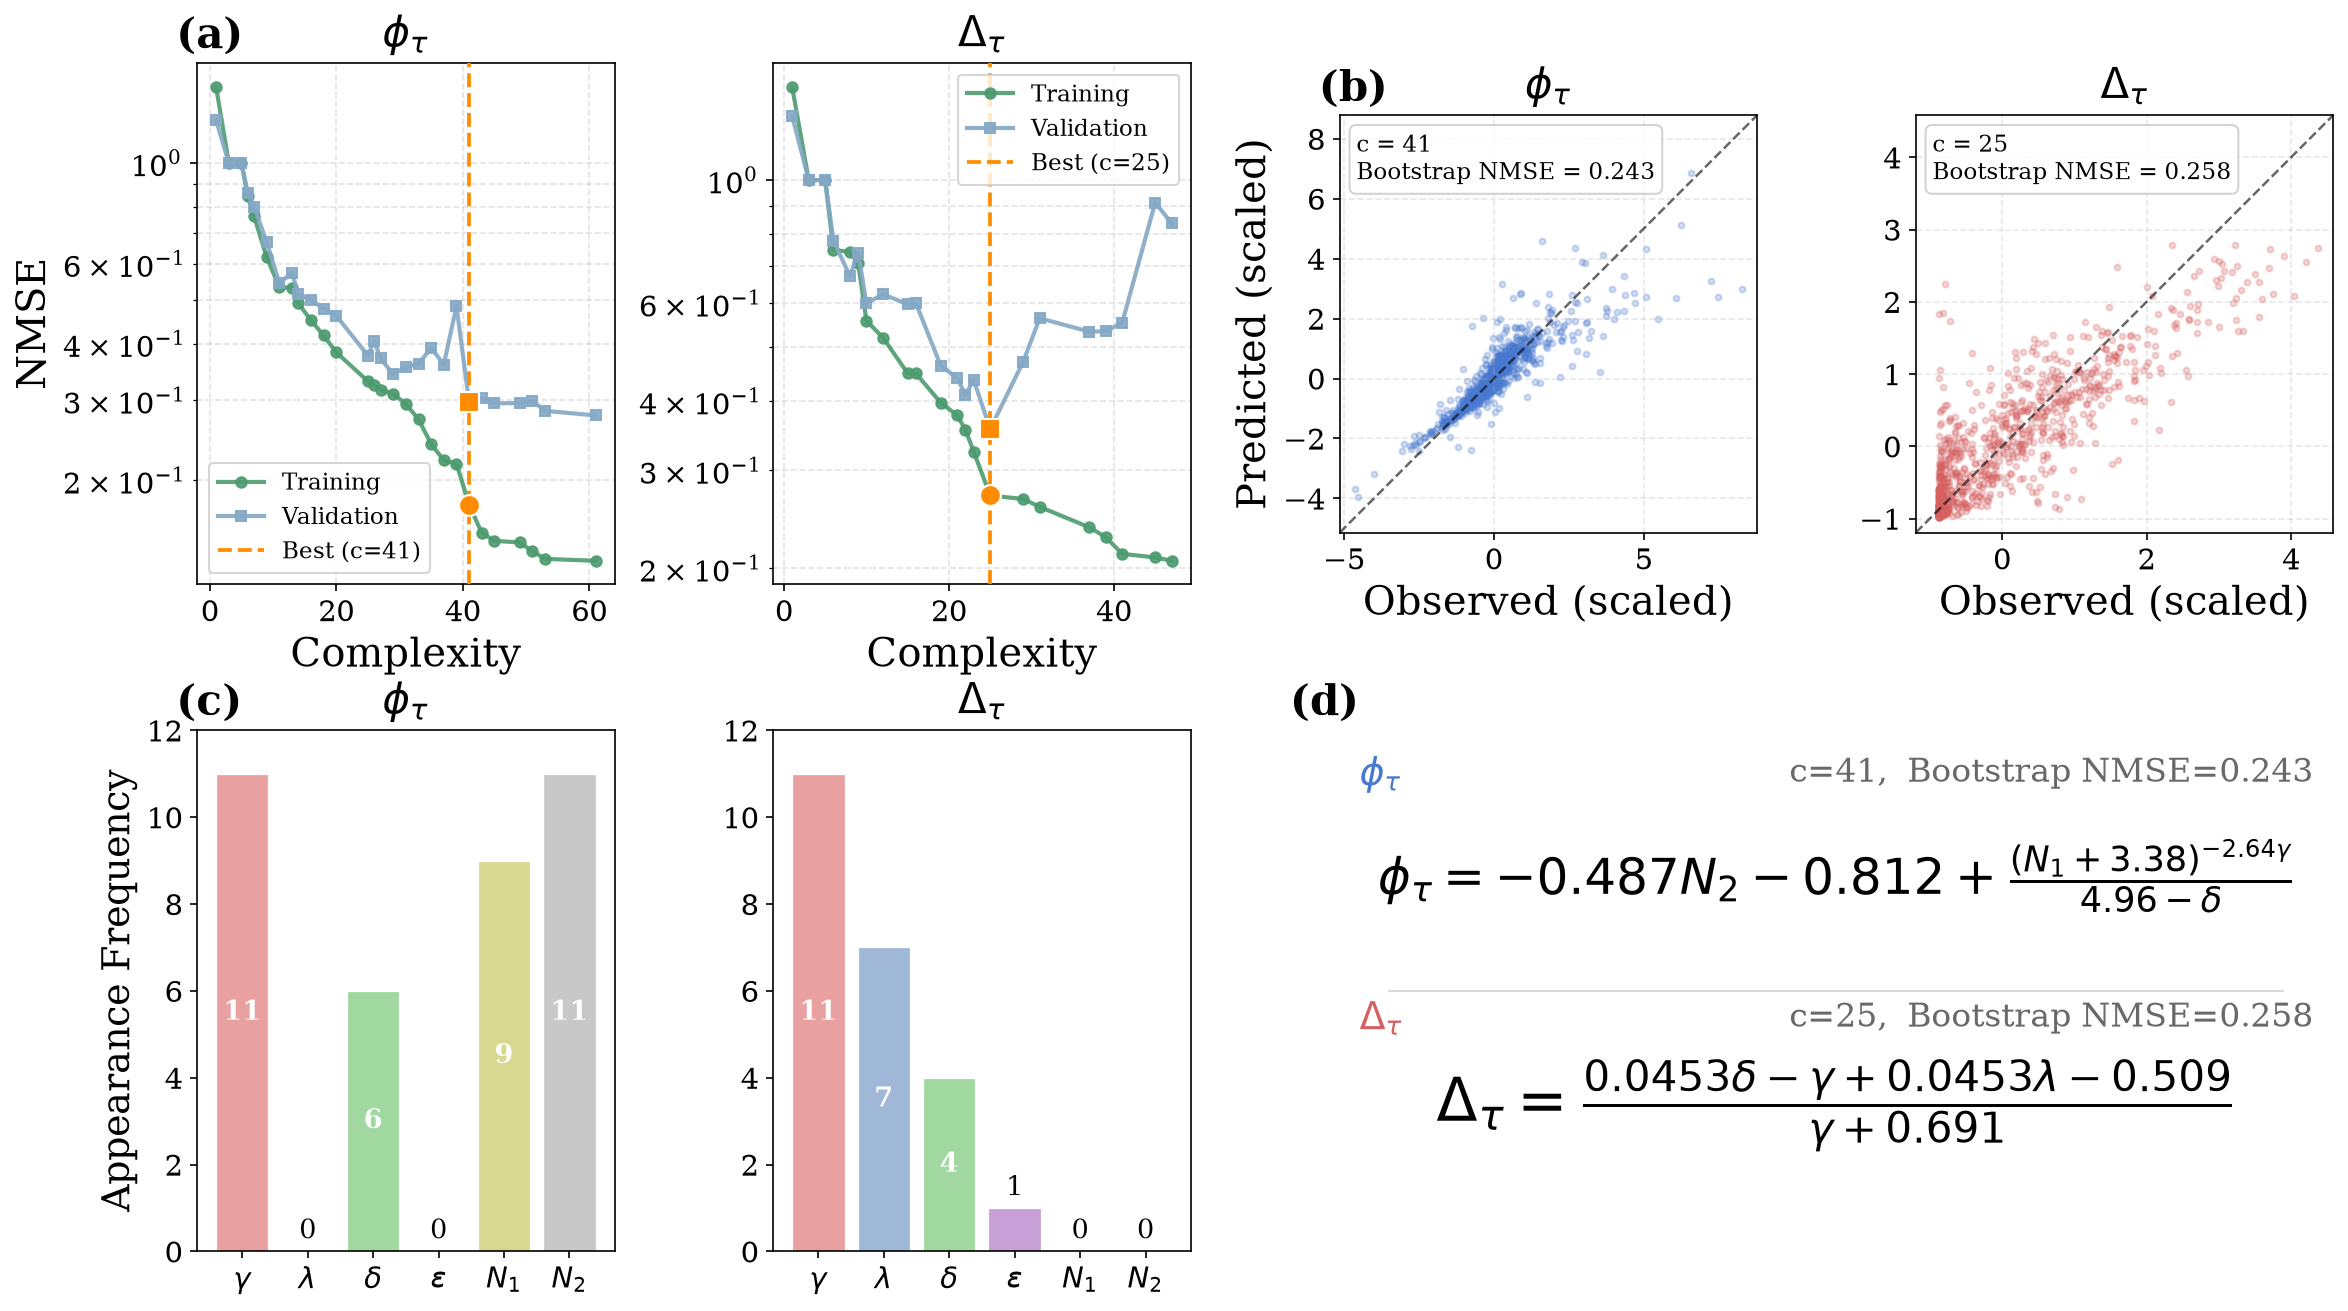

Recreate this plot in Python.
"""
final_figure_v4.py
==================
4-panel (2x2) figure for the PySR NTM bias results.

  (a) top-left  : Complexity vs bootstrap NMSE for ALL best equations,
                   both phi_tau (flux) and Delta_tau (W1) on one plot.
                   The 1.5x-rule winner for each output is highlighted.

  (b) top-right : The two selected best-of-best equations rendered as
                   LaTeX math text, stacked vertically.

  (c) bottom-left: Variable occurrence bar charts — how many of the 11
                    bias-run equations contain each NTM parameter, shown
                    side by side for phi_tau and Delta_tau.

  (d) bottom-right: Residual scatter plots (y_true - y_pred vs y_true)
                     for the two selected equations on the validation set,
                     shown side by side.

Usage
-----
    python final_figure_v4.py

Output
------
    final_figure_v4.png  saved to the UCM_AD_ML directory.
"""

import os
import re
import sys
import numpy as np
import pandas as pd
import matplotlib.pyplot as plt
import matplotlib.gridspec as gridspec
import sympy as sp
from collections import Counter

sys.path.insert(0, os.path.dirname(os.path.abspath(__file__)))
from pysr_data_processor_v2 import (
    load_scaling_params,
    apply_scaling,
    extract_terms_and_ops,
    rank_best_equations_by_bootstrap,
    select_best_of_best,
)

# ===========================================================================
# PATHS
# ===========================================================================
_BASE       = r'C:\Users\USER\Documents\Code\UCM_AD_ML\datasets\sim_csv_v11'
TRAIN_DIR   = os.path.join(_BASE, 'train')
E3_DATA_DIR = os.path.join(_BASE, 'e3_data')
VAL_CSV     = os.path.join(E3_DATA_DIR, 'bias_val_e3.csv')

FLUX_TRAIN_DIR = os.path.join(TRAIN_DIR, 'flux_only_bias_train_e3')
W1_TRAIN_DIR   = os.path.join(TRAIN_DIR, 'w1_only_bias_train_e3')

OUTPUT_PATH = os.path.join(os.path.dirname(os.path.abspath(__file__)),
                           'final_figure_v4.png')

FEATURE_COLS        = ['gamma1', 'lambda1', 'delta', 'epsilon', 'NRow', 'NCol']
BEST_OF_BEST_FACTOR = 1.5

# Set to an integer to override the W1 (Delta_tau) winner by true PySR complexity
# (from model_equations.csv, with complexity_of_constants=5).
# Set to None to use the automatic best-of-best selection.
W1_COMPLEXITY_OVERRIDE = 25

# Panel (a) display mode — choose one:
#   'combined'      : single plot, both outputs overlaid (blue/red series)
#   'split_best'    : two sub-panels, one per output, best.txt points only
#   'full_pareto'   : two sub-panels, mean Train/Val NMSE across all 11 runs
#   'winner_pareto' : two sub-panels, Train/Val NMSE from the single winning
#                     run's model_equations.csv (the actual Pareto frontier
#                     that produced the chosen best-of-best expression)
PANEL_A_MODE = 'winner_pareto'

# When True, the validation curve in 'full_pareto' mode is recomputed by
# evaluating every equation on bias_val_e3.csv (consistent with panel b).
# When False, NMSE_Validation from metrics_summary.csv is used (PySR's
# internal split — faster but a different dataset than panel b).
USE_HOLDOUT_VAL = False

# ===========================================================================
# AESTHETICS
# ===========================================================================
VAR_LABELS = {
    'x0': r'$\gamma$', 'x1': r'$\lambda$',
    'x2': r'$\delta$',  'x3': r'$\varepsilon$',
    'x4': r'$N_1$',     'x5': r'$N_2$',
}
VAR_COLORS = {
    'x0': '#E8A0A0', 'x1': '#A0B8D8', 'x2': '#A0D8A0',
    'x3': '#C8A0D8', 'x4': '#D8D890', 'x5': '#C8C8C8',
}
ORDERED_VARS = ['x0', 'x1', 'x2', 'x3', 'x4', 'x5']

FLUX_COLOR  = '#4878CF'   # blue  for phi_tau
W1_COLOR    = '#D65F5F'   # red   for Delta_tau
WIN_EDGE    = '#FFD700'   # gold  outline for the selected winner points

plt.rcParams.update({
    'font.family':     'serif',
    'font.size':       16,
    'axes.titlesize':  20,
    'axes.labelsize':  19,   # +25%
    'xtick.labelsize': 14,
    'ytick.labelsize': 14,
    'legend.fontsize': 13,
})


# ===========================================================================
# DATA HELPERS  (shared with final_figure_v3.py logic)
# ===========================================================================
def collect_best_equations(dataset_dir):
    """Walk dataset_dir and parse each best.txt → list of candidate dicts."""
    results = []
    pattern = re.compile(r"Selected Best Function:\s*(\d+),\s*(.*)")
    for root, _, files in os.walk(dataset_dir):
        if 'best.txt' in files:
            with open(os.path.join(root, 'best.txt'), 'r') as fh:
                first_line = fh.readline()
            m = pattern.match(first_line.strip())
            if m:
                results.append({
                    'run':        os.path.basename(root),
                    'run_dir':    root,
                    'complexity': int(m.group(1)),
                    'equation':   m.group(2).strip(),
                })
    print(f"  Collected {len(results)} candidates from {dataset_dir}")
    return results


def compute_predictions(winner, val_df, target_col):
    """Full-set (y_true_scaled, y_pred_scaled) for the winning equation."""

    model_eq_path = os.path.join(winner['run_dir'], 'model_equations.csv')
    scaling       = load_scaling_params(model_eq_path)
    X_sc, y_sc, _ = apply_scaling(val_df, target_col, scaling,
                                   feature_cols=FEATURE_COLS)
    syms  = sp.symbols("x0 x1 x2 x3 x4 x5")
    expr  = sp.sympify(winner['equation'])
    func  = sp.lambdify(syms, expr, 'numpy')
    y_hat = np.asarray(
        func(*[X_sc[:, i] for i in range(X_sc.shape[1])]),
        dtype=float,
    ).flatten()
    return y_sc, y_hat


def compute_variable_freq(candidates):
    """Binary-presence count: how many equations contain each variable."""
    counter = Counter()
    for cand in candidates:
        _, terms, _ = extract_terms_and_ops(cand['equation'])
        for v in set(terms):
            counter[v] += 1
    return {v: counter.get(v, 0) for v in ORDERED_VARS}


def load_pareto_from_metrics(dataset_dir, val_df=None, target_col=None):
    """
    Read model_equations.csv + metrics_summary.csv from every run in
    dataset_dir, pool all rows, group by complexity, and return the
    mean NMSE_Train and NMSE_Validation at each complexity level.

    Parameters
    ----------
    dataset_dir : str
    val_df      : pd.DataFrame or None
        When provided, validation NMSE is recomputed by evaluating every
        equation on this held-out set (using each run's own scaling params),
        making the curve consistent with the bootstrap NMSE shown in panel (b).
        When None, NMSE_Validation from metrics_summary.csv is used instead
        (PySR's internal validation split — faster but a different dataset).
    target_col  : str or None  ('FValue' or 'W1') — required when val_df is set.

    Returns
    -------
    complexities  : np.ndarray  (sorted)
    train_nmse    : np.ndarray  mean NMSE_Train at each complexity
    val_nmse      : np.ndarray  mean validation NMSE at each complexity
    """

    syms    = sp.symbols("x0 x1 x2 x3 x4 x5")
    records = []

    for root, _, files in os.walk(dataset_dir):
        if 'model_equations.csv' not in files or 'metrics_summary.csv' not in files:
            continue
        try:
            eq_df  = pd.read_csv(os.path.join(root, 'model_equations.csv'))
            met_df = pd.read_csv(os.path.join(root, 'metrics_summary.csv'))
            if len(eq_df) != len(met_df):
                continue

            train_nmse = pd.to_numeric(met_df['NMSE_Train'], errors='coerce')

            if val_df is not None:
                # Recompute validation NMSE on the held-out bias_val set
                try:
                    model_eq_path = os.path.join(root, 'model_equations.csv')
                    scaling = load_scaling_params(model_eq_path)
                    X_sc, y_sc, _ = apply_scaling(val_df, target_col, scaling,
                                                   feature_cols=FEATURE_COLS)
                except Exception:
                    continue

                val_nmse_list = []
                for _, row in eq_df.iterrows():
                    try:
                        expr  = sp.sympify(row['sympy_format'])
                        func  = sp.lambdify(syms, expr, 'numpy')
                        y_hat = np.asarray(
                            func(*[X_sc[:, i] for i in range(X_sc.shape[1])]),
                            dtype=float,
                        ).flatten()
                        if not np.all(np.isfinite(y_hat)):
                            val_nmse_list.append(np.nan)
                            continue
                        var_y = np.var(y_sc)
                        nmse  = float(np.mean((y_sc - y_hat) ** 2)) / var_y \
                                if var_y > 0 else np.inf
                        val_nmse_list.append(nmse)
                    except Exception:
                        val_nmse_list.append(np.nan)
                val_nmse_col = pd.Series(val_nmse_list, dtype=float)
            else:
                val_nmse_col = pd.to_numeric(met_df['NMSE_Validation'], errors='coerce')

            combined = pd.DataFrame({
                'complexity':  pd.to_numeric(eq_df['complexity'], errors='coerce'),
                'NMSE_Train':  train_nmse,
                'NMSE_Val':    val_nmse_col,
            }).dropna()
            records.append(combined)
        except Exception:
            continue

    if not records:
        print(f"  [warning] No metrics data found in {dataset_dir}")
        return np.array([]), np.array([]), np.array([])

    all_df  = pd.concat(records, ignore_index=True)
    grouped = all_df.groupby('complexity').mean().reset_index().sort_values('complexity')

    src = 'holdout val' if val_df is not None else 'metrics_summary'
    print(f"  Loaded {len(records)} runs from {os.path.basename(dataset_dir)} [{src}]")
    return (grouped['complexity'].to_numpy(),
            grouped['NMSE_Train'].to_numpy(),
            grouped['NMSE_Val'].to_numpy())


def load_winner_pareto(winner):
    """
    Read the full Pareto frontier from a single winning run's
    model_equations.csv + metrics_summary.csv.

    Also finds the complexity of the winning equation as it appears in
    model_equations.csv (by matching the sympy_format string), so the
    vertical marker is guaranteed to land on an actual dot.

    Returns a dict with keys:
        xs, train_nmse, val_nmse  – arrays sorted by complexity
        win_complexity            – complexity of winner as stored in model_equations.csv
    """

    run_dir  = winner['run_dir']
    eq_path  = os.path.join(run_dir, 'model_equations.csv')
    met_path = os.path.join(run_dir, 'metrics_summary.csv')

    eq_df  = pd.read_csv(eq_path)
    met_df = pd.read_csv(met_path)

    combined = pd.DataFrame({
        'complexity': pd.to_numeric(eq_df['complexity'],        errors='coerce'),
        'NMSE_Train': pd.to_numeric(met_df['NMSE_Train'],       errors='coerce'),
        'NMSE_Val':   pd.to_numeric(met_df['NMSE_Validation'],  errors='coerce'),
    }).dropna().sort_values('complexity')

    xs = combined['complexity'].to_numpy()

    # winner['complexity'] is the row index written by _select_best_equation
    # (score.idxmax() returns a positional 0-based index, not the complexity
    # value).  Look up the actual complexity at that row position.
    best_row_idx = winner['complexity']
    if best_row_idx < len(eq_df):
        raw = pd.to_numeric(eq_df.iloc[best_row_idx]['complexity'], errors='coerce')
        win_complexity = int(raw) if not np.isnan(float(raw)) else int(xs[-1])
    else:
        win_complexity = int(xs[-1])

    return {
        'xs':            xs,
        'train_nmse':    combined['NMSE_Train'].to_numpy(),
        'val_nmse':      combined['NMSE_Val'].to_numpy(),
        'win_complexity': win_complexity,
    }


def _draw_winner_pareto(ax_L, ax_R, flux_data, w1_data, flux_winner, w1_winner):
    """
    Panel (a) — winner_pareto variant.
    Two sub-panels showing the full Pareto frontier from the single run that
    produced the chosen best-of-best expression (not aggregated across runs).
    Each panel has exactly two curves: Training NMSE and Validation NMSE.
    The selected expression is marked with an orange dashed vertical line.
    """
    TRAIN_COLOR = '#4C9B6F'
    VAL_COLOR   = '#84A8C5'
    BEST_COLOR  = 'darkorange'

    groups = [
        (ax_L, flux_data, flux_winner, r'$\phi_\tau$'),
        (ax_R, w1_data,   w1_winner,   r'$\Delta_\tau$'),
    ]

    for ax, data, winner, title in groups:
        if not data or len(data['xs']) == 0:
            ax.set_title(title)
            ax.text(0.5, 0.5, 'No data', transform=ax.transAxes, ha='center')
            continue

        xs = data['xs']
        train_ys = data['train_nmse']
        val_ys   = data['val_nmse']
        ax.plot(xs, train_ys, marker='o', markersize=5, linewidth=2,
                color=TRAIN_COLOR, label='Training',   alpha=0.9)
        ax.plot(xs, val_ys,   marker='s', markersize=5, linewidth=2,
                color=VAL_COLOR,   label='Validation', alpha=0.9)

        win_x = data.get('win_complexity', winner['complexity'])
        ax.axvline(win_x, color=BEST_COLOR, linestyle='--',
                   linewidth=1.8, label=f'Best (c={win_x})', zorder=4)

        # Larger highlighted dots at the winning complexity so the line
        # is visually anchored to an actual point on each curve.
        mask = xs == win_x
        if mask.any():
            ax.plot(xs[mask], train_ys[mask], marker='o', markersize=10,
                    color=BEST_COLOR, markeredgecolor='white', markeredgewidth=1,
                    zorder=5, linestyle='none')
            ax.plot(xs[mask], val_ys[mask],   marker='s', markersize=10,
                    color=BEST_COLOR, markeredgecolor='white', markeredgewidth=1,
                    zorder=5, linestyle='none')

        ax.set_yscale('log')
        ax.set_xlabel('Complexity')
        ax.set_ylabel('NMSE')
        ax.set_title(title, fontsize=20, pad=8)
        ax.grid(True, which='both', linestyle='--', alpha=0.35)
        ax.legend(fontsize=11)


def equation_to_latex(eq_str):
    """Sympy-format equation string -> matplotlib mathtext LaTeX string."""
    x0, x1, x2, x3, x4, x5 = sp.symbols("x0 x1 x2 x3 x4 x5")
    gamma_s   = sp.Symbol('gamma')
    lambda_s  = sp.Symbol('lamda')
    delta_s   = sp.Symbol('delta')
    epsilon_s = sp.Symbol('epsilon')
    N1_s      = sp.Symbol('N_1')
    N2_s      = sp.Symbol('N_2')
    try:
        expr = sp.sympify(eq_str)
        expr = expr.subs(
            [(x0, gamma_s), (x1, lambda_s), (x2, delta_s),
             (x3, epsilon_s), (x4, N1_s), (x5, N2_s)],
            simultaneous=True,
        )
        latex_str = sp.latex(expr)
        latex_str = latex_str.replace('lamda', r'\lambda')
        def _round_coeff(m):
            return f'{float(m.group(0)):.3g}'
        return re.sub(r'\d+\.\d+', _round_coeff, latex_str)
    except Exception as exc:
        print(f"  [latex fallback] {exc}")
        s = eq_str
        for token, repl in [
            ('x5','N_2'),('x4','N_1'),('x3',r'\varepsilon'),
            ('x2',r'\delta'),('x1',r'\lambda'),('x0',r'\gamma'),
        ]:
            s = s.replace(token, repl)
        return s


# ===========================================================================
# PANEL DRAWING FUNCTIONS
# ===========================================================================
def _draw_complexity_vs_nmse(ax, ranked, flux_winner, w1_winner):
    """
    Panel (a): complexity vs bootstrap NMSE for all bias runs.
    phi_tau runs = blue circles, Delta_tau runs = red squares.
    The 1.5x-rule winner for each output is highlighted with a gold border.
    """
    flux_runs = [r for r in ranked if r['target'] == 'FValue']
    w1_runs   = [r for r in ranked if r['target'] == 'W1']

    def _plot_series(runs, winner, color, marker):
        runs_sorted = sorted(runs, key=lambda r: r.get('true_complexity', r['complexity']))
        xs = [r.get('true_complexity', r['complexity']) for r in runs_sorted]
        ys = [r['mean_nmse']  for r in runs_sorted]
        ax.plot(xs, ys, color=color, linewidth=1.2, alpha=0.5, zorder=2)
        for r in runs_sorted:
            is_win = r is winner
            ax.errorbar(
                r.get('true_complexity', r['complexity']), r['mean_nmse'], yerr=r['std_nmse'],
                fmt=marker,
                color=color,
                markersize=10 if is_win else 6,
                markerfacecolor=color,
                markeredgecolor=WIN_EDGE if is_win else color,
                markeredgewidth=2.5 if is_win else 0.5,
                ecolor=color, elinewidth=1, capsize=3, alpha=0.85,
                zorder=3,
            )

    _plot_series(flux_runs, flux_winner, FLUX_COLOR, 'o')
    _plot_series(w1_runs,   w1_winner,   W1_COLOR,   's')

    # Mark the winners explicitly in the legend
    from matplotlib.lines import Line2D
    legend_elems = [
        Line2D([0],[0], marker='o', color='w', markerfacecolor=FLUX_COLOR,
               markeredgecolor=FLUX_COLOR, markersize=8, label=r'$\phi_\tau$ runs'),
        Line2D([0],[0], marker='s', color='w', markerfacecolor=W1_COLOR,
               markeredgecolor=W1_COLOR,   markersize=8, label=r'$\Delta_\tau$ runs'),
        Line2D([0],[0], marker='o', color='w', markerfacecolor='grey',
               markeredgecolor=WIN_EDGE, markeredgewidth=2.5,
               markersize=10, label='Best (of the best)'),
    ]
    ax.legend(handles=legend_elems, fontsize=13, loc='upper right')

    ax.set_xlabel('Complexity')
    ax.set_ylabel('Bootstrap NMSE')
    ax.set_title('Complexity vs NMSE of "Best" Eqns.', pad=8)
    ax.grid(True, linestyle='--', alpha=0.35)
    ax.set_ylim(bottom=0)


def _draw_complexity_vs_nmse_split(ax_L, ax_R, ranked, flux_winner, w1_winner):
    """
    Panel (a) — split variant: two side-by-side sub-panels, one per output,
    mirroring the layout of panel (c).  Each panel shows complexity vs
    bootstrap NMSE with a connecting line and the 1.5x-rule winner highlighted.
    """
    groups = [
        (ax_L, [r for r in ranked if r['target'] == 'FValue'],
         flux_winner, FLUX_COLOR, 'o', r'$\phi_\tau$'),
        (ax_R, [r for r in ranked if r['target'] == 'W1'],
         w1_winner,   W1_COLOR,   's', r'$\Delta_\tau$'),
    ]

    for ax, runs, winner, color, marker, title in groups:
        runs_sorted = sorted(runs, key=lambda r: r.get('true_complexity', r['complexity']))
        xs = [r.get('true_complexity', r['complexity']) for r in runs_sorted]
        ys = [r['mean_nmse']  for r in runs_sorted]

        ax.plot(xs, ys, color=color, linewidth=1.2, alpha=0.5, zorder=2)

        for r in runs_sorted:
            is_win = r is winner
            ax.errorbar(
                r.get('true_complexity', r['complexity']), r['mean_nmse'], yerr=r['std_nmse'],
                fmt=marker, color=color,
                markersize=10 if is_win else 6,
                markerfacecolor=color,
                markeredgecolor=WIN_EDGE if is_win else color,
                markeredgewidth=2.5 if is_win else 0.5,
                ecolor=color, elinewidth=1, capsize=3, alpha=0.85,
                zorder=3,
            )

        ax.set_xlabel('Complexity')
        ax.set_ylabel('Bootstrap NMSE')
        ax.set_title(title, fontsize=20, pad=8)
        ax.grid(True, linestyle='--', alpha=0.35)
        ax.set_ylim(bottom=0)

        win_tc = winner.get('true_complexity', winner['complexity'])
        ax.annotate(
            f"selected\nc={win_tc}",
            xy=(win_tc, winner['mean_nmse']),
            xytext=(8, 12), textcoords='offset points',
            fontsize=11, color='dimgrey',
            arrowprops=dict(arrowstyle='->', color='dimgrey', lw=0.8),
        )


def _draw_full_pareto(ax_L, ax_R,
                      flux_xs, flux_train, flux_val,
                      w1_xs,   w1_train,   w1_val,
                      flux_winner, w1_winner):
    """
    Panel (a) — full-pareto variant.
    Two sub-panels (one per output), each with exactly two curves:
      • Training NMSE  (mean across all runs at each complexity)
      • Validation NMSE (mean across all runs at each complexity)
    Plus an orange crosshair marking the selected winner.
    """
    TRAIN_COLOR = '#4C9B6F'
    VAL_COLOR   = '#84A8C5'
    BEST_COLOR  = 'darkorange'

    groups = [
        (ax_L, flux_xs, flux_train, flux_val, flux_winner, r'$\phi_\tau$'),
        (ax_R, w1_xs,   w1_train,   w1_val,   w1_winner,   r'$\Delta_\tau$'),
    ]

    for ax, xs, train_ys, val_ys, winner, title in groups:
        if len(xs) == 0:
            ax.set_title(title)
            ax.text(0.5, 0.5, 'No data', transform=ax.transAxes, ha='center')
            continue

        ax.plot(xs, train_ys, marker='o', markersize=5, linewidth=2,
                color=TRAIN_COLOR, label='Training', alpha=0.9)
        ax.plot(xs, val_ys,   marker='s', markersize=5, linewidth=2,
                color=VAL_COLOR,   label='Validation', alpha=0.9)

        win_x     = winner['complexity']
        win_x_lbl = winner.get('true_complexity', win_x)
        ax.axvline(win_x, color=BEST_COLOR, linestyle='--',
                   linewidth=1.8, label=f'Best (c={win_x_lbl})', zorder=4)

        ax.set_yscale('log')
        ax.set_xlabel('Complexity')
        ax.set_ylabel('NMSE')
        ax.set_title(title, fontsize=20, pad=8)
        ax.grid(True, which='both', linestyle='--', alpha=0.35)
        ax.legend(fontsize=11)


def _draw_equations(ax, flux_winner, w1_winner, flux_latex, w1_latex):
    """
    Panel (b): two selected equations as LaTeX, stacked vertically.
    """
    ax.axis('off')
    ax.text(0.50, 0.72,
            r'$\phi_\tau = ' + flux_latex + r'$',
            transform=ax.transAxes,
            ha='center', va='center', fontsize=24,
            wrap=False)
    ax.text(0.50, 0.28,
            r'$\Delta_\tau = ' + w1_latex + r'$',
            transform=ax.transAxes,
            ha='center', va='center', fontsize=29)

    # Thin divider between the two equations
    ax.axhline(0.50, color='lightgrey', linewidth=0.8, xmin=0.05, xmax=0.95)

    # Sub-labels
    ax.text(0.02, 0.95, r'$\phi_\tau$',
            transform=ax.transAxes, ha='left', va='top',
            fontsize=18, color=FLUX_COLOR, fontstyle='italic')
    ax.text(0.02, 0.48, r'$\Delta_\tau$',
            transform=ax.transAxes, ha='left', va='top',
            fontsize=18, color=W1_COLOR, fontstyle='italic')

    # Complexity / NMSE annotation for each
    ax.text(0.98, 0.95,
            f"c={flux_winner.get('true_complexity', flux_winner['complexity'])},  "
            f"Bootstrap NMSE={flux_winner['mean_nmse']:.3f}",
            transform=ax.transAxes, ha='right', va='top',
            fontsize=16, color='dimgrey')
    ax.text(0.98, 0.48,
            f"c={w1_winner.get('true_complexity', w1_winner['complexity'])},  "
            f"Bootstrap NMSE={w1_winner['mean_nmse']:.3f}",
            transform=ax.transAxes, ha='right', va='top',
            fontsize=16, color='dimgrey')


def _draw_freq_bars(ax, freq_dict, col_title, n_candidates):
    """
    Single variable-frequency bar chart (called twice for c-left and c-right).
    """
    heights = [freq_dict[v] for v in ORDERED_VARS]
    colors  = [VAR_COLORS[v] for v in ORDERED_VARS]
    labels  = [VAR_LABELS[v] for v in ORDERED_VARS]

    bars = ax.bar(labels, heights, color=colors, edgecolor='white', linewidth=0.6)
    ax.set_ylim(0, n_candidates + 1)
    ax.yaxis.set_major_locator(plt.MaxNLocator(integer=True))
    ax.set_ylabel('Appearance Frequency', fontsize=18)
    ax.set_title(col_title, fontsize=20, pad=8)

    for bar, h in zip(bars, heights):
        xc = bar.get_x() + bar.get_width() / 2
        if h < 0.15 * n_candidates:
            ax.text(xc, h + 0.15, f'{h}', ha='center', va='bottom', fontsize=13)
        else:
            ax.text(xc, h / 2, f'{h}', ha='center', va='center',
                    color='white', fontsize=13, fontweight='bold')


def _draw_residuals(ax, y_true, y_pred, col_title, winner, dot_color):
    """
    Residual scatter (y_true - y_pred vs y_true) with NMSE annotation.
    """
    residuals = y_true - y_pred
    ax.scatter(y_true, residuals, alpha=0.3, s=6, color=dot_color, linewidths=0)
    ax.axhline(0, color='firebrick', linewidth=1.4, linestyle='--', zorder=3)
    ax.set_xlabel('True value', fontsize=18)
    ax.set_ylabel('Residual',   fontsize=18)
    ax.set_title(col_title, fontsize=20, pad=8)
    nmse_txt = (f"NMSE = {winner['mean_nmse']:.3f}\n"
                f"Complexity = {winner.get('true_complexity', winner['complexity'])}")
    ax.text(0.97, 0.96, nmse_txt, transform=ax.transAxes,
            ha='right', va='top', fontsize=11,
            bbox=dict(boxstyle='round,pad=0.4', facecolor='white',
                      edgecolor='grey', alpha=0.85))


# ===========================================================================
# PANEL (d) VARIANTS
# Each function has the signature:  fn(ax_L, ax_R, ctx)
# ctx keys: ranked, flux_winner, w1_winner, val_df,
#           flux_y_true, flux_y_pred, w1_y_true, w1_y_pred
# ===========================================================================

def _panel_d_residuals(ax_L, ax_R, ctx):
    """Original: residual scatter (y_true - y_pred vs y_true)."""
    _draw_residuals(ax_L, ctx['flux_y_true'], ctx['flux_y_pred'],
                    r'$\phi_\tau$',   ctx['flux_winner'], FLUX_COLOR)
    _draw_residuals(ax_R, ctx['w1_y_true'],   ctx['w1_y_pred'],
                    r'$\Delta_\tau$', ctx['w1_winner'],   W1_COLOR)


def _panel_d_dots(ax_L, ax_R, ctx):
    """
    Cleveland-style dot plot: one dot per run's best equation.
    X = bootstrap NMSE, Y = run index (sorted by NMSE).
    A vertical dashed line shows the 1.5× threshold; winner is gold-outlined.
    One sub-panel per output variable.
    """
    groups = [
        (ax_L, 'FValue', ctx['flux_winner'], FLUX_COLOR, r'$\phi_\tau$'),
        (ax_R, 'W1',     ctx['w1_winner'],   W1_COLOR,   r'$\Delta_\tau$'),
    ]
    for ax, target, winner, color, title in groups:
        runs = sorted(
            [r for r in ctx['ranked'] if r['target'] == target],
            key=lambda r: r['mean_nmse'],
        )
        nmses = [r['mean_nmse'] for r in runs]
        labels = [f"c={r.get('true_complexity', r['complexity'])}" for r in runs]
        ys = range(len(runs))

        min_nmse  = min(nmses)
        threshold = min_nmse * BEST_OF_BEST_FACTOR

        ax.axvline(threshold, color='darkorange', linestyle='--',
                   linewidth=1.4, label=f'1.5× threshold', zorder=1)

        for i, (r, y) in enumerate(zip(runs, ys)):
            is_win = r is winner
            ax.plot(r['mean_nmse'], y,
                    marker='o', markersize=10 if is_win else 7,
                    color=color,
                    markeredgecolor=WIN_EDGE if is_win else color,
                    markeredgewidth=2.5 if is_win else 0.5,
                    zorder=3)
            ax.errorbar(r['mean_nmse'], y, xerr=r['std_nmse'],
                        fmt='none', ecolor=color, elinewidth=1,
                        capsize=3, alpha=0.6, zorder=2)

        ax.set_yticks(list(ys))
        ax.set_yticklabels(labels, fontsize=9)
        ax.set_xlabel('Bootstrap NMSE')
        ax.set_title(title, fontsize=20, pad=8)
        ax.grid(True, axis='x', linestyle='--', alpha=0.35)
        ax.legend(fontsize=10)


def _panel_d_bars(ax_L, ax_R, ctx):
    """
    Horizontal bar chart: one bar per run's best equation, sorted by NMSE.
    Bars are labeled with their complexity. Winner gets a gold edge.
    """
    groups = [
        (ax_L, 'FValue', ctx['flux_winner'], FLUX_COLOR, r'$\phi_\tau$'),
        (ax_R, 'W1',     ctx['w1_winner'],   W1_COLOR,   r'$\Delta_\tau$'),
    ]
    for ax, target, winner, color, title in groups:
        runs = sorted(
            [r for r in ctx['ranked'] if r['target'] == target],
            key=lambda r: r['mean_nmse'],
        )
        nmses  = [r['mean_nmse'] for r in runs]
        labels = [f"c={r.get('true_complexity', r['complexity'])}" for r in runs]
        ys     = np.arange(len(runs))

        bars = ax.barh(ys, nmses, color=color, alpha=0.7, height=0.6)
        for i, (bar, r) in enumerate(zip(bars, runs)):
            if r is winner:
                bar.set_edgecolor(WIN_EDGE)
                bar.set_linewidth(2.5)
            ax.text(bar.get_width() + 0.002, bar.get_y() + bar.get_height() / 2,
                    f"c={r.get('true_complexity', r['complexity'])}",
                    va='center', fontsize=9, color='dimgrey')

        # 1.5× threshold line
        min_nmse  = min(nmses)
        threshold = min_nmse * BEST_OF_BEST_FACTOR
        ax.axvline(threshold, color='darkorange', linestyle='--',
                   linewidth=1.4, label=f'1.5× threshold', zorder=4)

        ax.set_yticks(ys)
        ax.set_yticklabels(labels, fontsize=9)
        ax.set_xlabel('Bootstrap NMSE')
        ax.set_title(title, fontsize=20, pad=8)
        ax.grid(True, axis='x', linestyle='--', alpha=0.35)
        ax.legend(fontsize=10)


def _panel_d_table(ax_L, ax_R, ctx):
    """
    Text table: each run's best equation with complexity, NMSE, and a
    shortened equation string. Winner row is highlighted.
    """
    groups = [
        (ax_L, 'FValue', ctx['flux_winner'], FLUX_COLOR, r'$\phi_\tau$'),
        (ax_R, 'W1',     ctx['w1_winner'],   W1_COLOR,   r'$\Delta_\tau$'),
    ]
    for ax, target, winner, color, title in groups:
        ax.axis('off')
        ax.set_title(title, fontsize=20, pad=8)
        runs = sorted(
            [r for r in ctx['ranked'] if r['target'] == target],
            key=lambda r: r['complexity'],
        )
        col_labels = ['c', 'NMSE', 'Equation']
        rows = []
        for r in runs:
            eq = r['equation']
            eq_short = (eq[:28] + '…') if len(eq) > 28 else eq
            rows.append([str(r['complexity']),
                         f"{r['mean_nmse']:.3f}",
                         eq_short])

        tbl = ax.table(
            cellText=rows,
            colLabels=col_labels,
            loc='center',
            cellLoc='left',
        )
        tbl.auto_set_font_size(False)
        tbl.set_fontsize(8.5)
        tbl.scale(1, 1.35)

        # Header styling
        for j in range(len(col_labels)):
            tbl[0, j].set_facecolor('#DDDDDD')
            tbl[0, j].set_text_props(fontweight='bold')

        # Highlight winner row
        winner_idx = next(
            (i for i, r in enumerate(runs) if r is winner), None)
        if winner_idx is not None:
            for j in range(len(col_labels)):
                tbl[winner_idx + 1, j].set_facecolor('#FFF3B0')
                tbl[winner_idx + 1, j].set_text_props(fontweight='bold')


def _panel_d_pareto_scatter(ax_L, ax_R, ctx):
    """
    Complexity vs bootstrap NMSE scatter for each run's best equation.
    The 1.5× eligible region is shaded; winner is gold-outlined.
    This directly visualizes the best-of-best selection rule.
    """
    groups = [
        (ax_L, 'FValue', ctx['flux_winner'], FLUX_COLOR, r'$\phi_\tau$'),
        (ax_R, 'W1',     ctx['w1_winner'],   W1_COLOR,   r'$\Delta_\tau$'),
    ]
    for ax, target, winner, color, title in groups:
        runs = sorted(
            [r for r in ctx['ranked'] if r['target'] == target],
            key=lambda r: r.get('true_complexity', r['complexity']),
        )
        xs    = [r.get('true_complexity', r['complexity']) for r in runs]
        ys    = [r['mean_nmse']   for r in runs]
        yerrs = [r['std_nmse']    for r in runs]

        min_nmse  = min(ys)
        threshold = min_nmse * BEST_OF_BEST_FACTOR

        # Shaded eligible region
        ax.axhspan(0, threshold, color='darkorange', alpha=0.08,
                   label="'Best' Eligible", zorder=1)
        ax.axhline(threshold, color='darkorange', linestyle='--',
                   linewidth=1.4, zorder=2)
        ax.axhline(min_nmse,  color='grey',       linestyle=':',
                   linewidth=1.0, zorder=2)

        # Connecting line
        ax.plot(xs, ys, color=color, linewidth=1.0, alpha=0.4, zorder=2)

        for r in runs:
            is_win = r is winner
            ax.errorbar(
                r.get('true_complexity', r['complexity']), r['mean_nmse'], yerr=r['std_nmse'],
                fmt='o', color=color,
                markersize=10 if is_win else 6,
                markeredgecolor=WIN_EDGE if is_win else color,
                markeredgewidth=2.5 if is_win else 0.5,
                ecolor=color, elinewidth=1, capsize=3, alpha=0.85,
                zorder=3,
            )

        ax.set_xlabel('Complexity')
        ax.set_ylabel('Bootstrap NMSE')
        ax.set_title(title, fontsize=20, pad=8)
        ax.grid(True, linestyle='--', alpha=0.35)
        ax.set_ylim(bottom=0)
        ax.legend(fontsize=15)


# ===========================================================================
# CONTEXT + FIGURE BUILDER
# ===========================================================================

def compute_context():
    """Load all data and run bootstrap ranking once. Returns a ctx dict."""


    print(f"Loading validation data...")
    val_df = pd.read_csv(VAL_CSV)
    print(f"  {len(val_df)} rows loaded")

    print("\n=== Collecting candidates ===")
    flux_cands = collect_best_equations(FLUX_TRAIN_DIR)
    w1_cands   = collect_best_equations(W1_TRAIN_DIR)

    print("\n=== Bootstrap ranking ===")
    ranked = rank_best_equations_by_bootstrap(
        base_directory=TRAIN_DIR,
        val_csv=VAL_CSV,
        name_filter='_only_bias',
        n_bootstrap=200,
        seed=42,
    )

    # best.txt stores the DataFrame row index (from score.idxmax()), not the PySR
    # complexity value.  Resolve the true complexity from model_equations.csv now
    # so every downstream label is correct.
    for r in ranked:
        eq_df_r  = pd.read_csv(os.path.join(r['run_dir'], 'model_equations.csv'))
        row_idx  = r['complexity']
        if row_idx < len(eq_df_r):
            raw = pd.to_numeric(eq_df_r.iloc[row_idx]['complexity'], errors='coerce')
            r['true_complexity'] = int(raw) if not np.isnan(float(raw)) else row_idx
        else:
            r['true_complexity'] = row_idx

    winners     = select_best_of_best(ranked, factor=BEST_OF_BEST_FACTOR)
    flux_winner = winners['FValue']
    w1_winner   = winners['W1']

    if W1_COMPLEXITY_OVERRIDE is not None:
        candidates = [r for r in ranked
                      if r['target'] == 'W1' and r['true_complexity'] == W1_COMPLEXITY_OVERRIDE]
        if candidates:
            w1_winner = min(candidates, key=lambda r: r['mean_nmse'])
            print(f"\n  [W1 override] using c={w1_winner['true_complexity']} "
                  f"NMSE={w1_winner['mean_nmse']:.4f}")
        else:
            print(f"\n  [W1 override] no W1 candidate found at c={W1_COMPLEXITY_OVERRIDE}, "
                  f"keeping auto selection")

    print(f"\n  phi_tau:   c={flux_winner['true_complexity']}  "
          f"NMSE={flux_winner['mean_nmse']:.4f}  {flux_winner['equation']}")
    print(f"  Delta_tau: c={w1_winner['true_complexity']}  "
          f"NMSE={w1_winner['mean_nmse']:.4f}  {w1_winner['equation']}")

    print("\nComputing residuals...")
    flux_y_true, flux_y_pred = compute_predictions(flux_winner, val_df, 'FValue')
    w1_y_true,   w1_y_pred   = compute_predictions(w1_winner,   val_df, 'W1')

    flux_freq  = compute_variable_freq(flux_cands)
    w1_freq    = compute_variable_freq(w1_cands)
    flux_latex = equation_to_latex(flux_winner['equation'])
    w1_latex   = equation_to_latex(w1_winner['equation'])
    print(f"\n  phi_tau   LaTeX: {flux_latex}")
    print(f"  Delta_tau LaTeX: {w1_latex}")

    # Pareto data for panel (a) full_pareto mode
    print("\n=== Loading Pareto metrics ===")
    _val_df_a = val_df if USE_HOLDOUT_VAL else None
    flux_pareto = load_pareto_from_metrics(
        FLUX_TRAIN_DIR, val_df=_val_df_a, target_col='FValue')
    w1_pareto   = load_pareto_from_metrics(
        W1_TRAIN_DIR,   val_df=_val_df_a, target_col='W1')

    # Pareto data for panel (a) winner_pareto mode (loaded after winners are known)
    flux_winner_pareto = load_winner_pareto(flux_winner)
    w1_winner_pareto   = load_winner_pareto(w1_winner)
    print(f"  phi_tau winner frontier:   {len(flux_winner_pareto['xs'])} complexity levels")
    print(f"  Delta_tau winner frontier: {len(w1_winner_pareto['xs'])} complexity levels")

    return dict(
        val_df=val_df,
        ranked=ranked,
        flux_winner=flux_winner,   w1_winner=w1_winner,
        flux_cands=flux_cands,     w1_cands=w1_cands,
        flux_freq=flux_freq,       w1_freq=w1_freq,
        flux_latex=flux_latex,     w1_latex=w1_latex,
        flux_y_true=flux_y_true,   flux_y_pred=flux_y_pred,
        w1_y_true=w1_y_true,       w1_y_pred=w1_y_pred,
        flux_pareto=flux_pareto,         w1_pareto=w1_pareto,
        flux_winner_pareto=flux_winner_pareto, w1_winner_pareto=w1_winner_pareto,
    )


def _panel_b_score(ax_L, ax_R, ctx):
    """
    Panel (b) — score vs complexity bar chart for each winner's run.

    PySR selects the 'best' equation as the one with the highest score on its
    Pareto frontier, where score ≡ −Δln(L)/ΔC (improvement in log-loss per
    unit of added complexity).  Complexity is measured with
    complexity_of_constants = 5 (each numeric constant costs 5 units).

    One sub-panel per target; the winning bar is highlighted in orange.
    """
    BEST_COLOR = 'darkorange'
    BAR_COLOR  = '#7090B0'

    groups = [
        (ax_L, ctx['flux_winner'], ctx['flux_winner_pareto'], r'$\phi_\tau$'),
        (ax_R, ctx['w1_winner'],   ctx['w1_winner_pareto'],   r'$\Delta_\tau$'),
    ]

    for ax, winner, pareto_data, title in groups:
        # Load score from model_equations.csv for this run
        eq_path = os.path.join(winner['run_dir'], 'model_equations.csv')
        eq_df   = pd.read_csv(eq_path)
        complexities = pd.to_numeric(eq_df['complexity'], errors='coerce')
        scores       = pd.to_numeric(eq_df['score'],      errors='coerce')
        valid        = complexities.notna() & scores.notna()
        xs    = complexities[valid].to_numpy()
        ys    = scores[valid].to_numpy()

        # Identify the winning equation's complexity using pareto_data
        win_c = pareto_data.get('win_complexity', winner['complexity'])

        colors = [BEST_COLOR if c == win_c else BAR_COLOR for c in xs]
        ax.bar(xs, ys, width=np.diff(xs, append=xs[-1]+2).clip(1, 6),
               color=colors, edgecolor='white', linewidth=0.4, alpha=0.85)

        ax.set_xlabel('Complexity')
        ax.set_ylabel('Score')
        ax.set_title(title, fontsize=20, pad=8)
        ax.grid(axis='y', linestyle='--', alpha=0.35)

        # Score formula annotation
        ax.text(0.97, 0.97,
                r'Score $\equiv -\,\dfrac{\Delta\ln L}{\Delta C}$',
                transform=ax.transAxes, fontsize=11,
                va='top', ha='right',
                bbox=dict(boxstyle='round,pad=0.3', fc='white', ec='#cccccc', alpha=0.85))

        # Mark the winning bar
        win_mask = xs == win_c
        if win_mask.any():
            win_score = ys[win_mask][0]
            ax.annotate(
                f'best\n(c={win_c})',
                xy=(win_c, win_score),
                xytext=(0, 6), textcoords='offset points',
                fontsize=9, color=BEST_COLOR, ha='center', va='bottom',
                fontweight='bold',
            )

    # Shared footnote about complexity weighting
    ax_L.figure.text(
        0.52, 0.535,
        r'$\it{complexity\_of\_constants}=5$  (each constant costs 5 units)',
        fontsize=10, ha='center', color='dimgrey', style='italic',
    )


def _bootstrap_nmse_dist(y_true, y_pred, n_bootstrap=200, seed=42):
    """Return array of per-resample NMSE values (length n_bootstrap)."""
    rng = np.random.default_rng(seed)
    n   = len(y_true)
    out = []
    for _ in range(n_bootstrap):
        idx  = rng.choice(n, size=n, replace=True)
        mse  = np.mean((y_true[idx] - y_pred[idx]) ** 2)
        var  = np.var(y_true[idx])
        out.append(mse / var if var > 0 else np.nan)
    return np.array(out)


def _panel_b_scatter(ax_L, ax_R, ctx):
    """
    Panel (b) — predicted vs. actual scatter on the validation set.
    One sub-panel per target; diagonal = perfect prediction.
    """
    groups = [
        (ax_L, ctx['flux_y_true'], ctx['flux_y_pred'],
         ctx['flux_winner'], FLUX_COLOR, r'$\phi_\tau$'),
        (ax_R, ctx['w1_y_true'],   ctx['w1_y_pred'],
         ctx['w1_winner'],   W1_COLOR,   r'$\Delta_\tau$'),
    ]
    for ax, y_true, y_pred, winner, color, title in groups:
        ax.scatter(y_true, y_pred, color=color, alpha=0.25, s=8, rasterized=True)

        lo = min(y_true.min(), y_pred.min())
        hi = max(y_true.max(), y_pred.max())
        pad = (hi - lo) * 0.04
        ax.plot([lo - pad, hi + pad], [lo - pad, hi + pad],
                'k--', linewidth=1.2, alpha=0.6, label='y = x')
        ax.set_xlim(lo - pad, hi + pad)
        ax.set_ylim(lo - pad, hi + pad)

        ax.set_xlabel('Observed')
        ax.set_ylabel('Predicted')
        ax.set_title(title, fontsize=20, pad=8)
        ax.set_aspect('equal', adjustable='box')
        ax.grid(True, linestyle='--', alpha=0.3)

        nmse = winner['mean_nmse']
        tc   = winner.get('true_complexity', winner['complexity'])
        ax.text(0.04, 0.96,
                f"c = {tc}\nBootstrap NMSE = {nmse:.3f}",
                transform=ax.transAxes, fontsize=11,
                va='top', ha='left',
                bbox=dict(boxstyle='round,pad=0.3', fc='white', ec='#cccccc', alpha=0.85))


def _panel_b_bootstrap_dist(ax_L, ax_R, ctx):
    """
    Panel (b) — full bootstrap NMSE distribution for each winning equation.
    200 resamples of the validation set; shown as violin + strip.
    """
    groups = [
        (ax_L, ctx['flux_y_true'], ctx['flux_y_pred'],
         ctx['flux_winner'], FLUX_COLOR, r'$\phi_\tau$'),
        (ax_R, ctx['w1_y_true'],   ctx['w1_y_pred'],
         ctx['w1_winner'],   W1_COLOR,   r'$\Delta_\tau$'),
    ]
    for ax, y_true, y_pred, winner, color, title in groups:
        dist = _bootstrap_nmse_dist(y_true, y_pred, n_bootstrap=200, seed=42)

        # Violin
        parts = ax.violinplot(dist, positions=[0], widths=0.6,
                              showmeans=False, showmedians=False, showextrema=False)
        for pc in parts['bodies']:
            pc.set_facecolor(color)
            pc.set_alpha(0.45)
            pc.set_edgecolor(color)

        # Jittered strip
        jitter = np.random.default_rng(0).uniform(-0.12, 0.12, size=len(dist))
        ax.scatter(jitter, dist, color=color, alpha=0.35, s=6, zorder=3)

        # Mean ± std lines
        mu, sd = dist.mean(), dist.std()
        ax.hlines(mu,      -0.25, 0.25, colors='black',     linewidth=2.0, zorder=4)
        ax.hlines(mu + sd, -0.18, 0.18, colors='dimgrey',   linewidth=1.2,
                  linestyles='--', zorder=4)
        ax.hlines(mu - sd, -0.18, 0.18, colors='dimgrey',   linewidth=1.2,
                  linestyles='--', zorder=4)

        ax.set_xticks([])
        ax.set_ylabel('Bootstrap NMSE')
        ax.set_title(title, fontsize=20, pad=8)
        ax.grid(axis='y', linestyle='--', alpha=0.35)

        tc = winner.get('true_complexity', winner['complexity'])
        ax.text(0.97, 0.97,
                f"c = {tc}\n"
                f"mean = {mu:.3f}\n"
                f"std  = {sd:.3f}",
                transform=ax.transAxes, fontsize=11,
                va='top', ha='right',
                bbox=dict(boxstyle='round,pad=0.3', fc='white', ec='#cccccc', alpha=0.85))


def make_figure(ctx, panel_d_fn, output_path):
    """Build the 2×2 figure, slot in panel_d_fn for panel (d), and save."""
    flux_winner = ctx['flux_winner']
    w1_winner   = ctx['w1_winner']

    fig = plt.figure(figsize=(16, 9))
    outer = gridspec.GridSpec(2, 2, figure=fig,
                              hspace=0.28, wspace=0.15,
                              left=0.08, right=0.97,
                              top=0.96,  bottom=0.08)

    split_a = PANEL_A_MODE in ('split_best', 'full_pareto', 'winner_pareto')
    if split_a:
        inner_A = gridspec.GridSpecFromSubplotSpec(
            1, 2, subplot_spec=outer[0, 0], wspace=0.38)
        ax_A_L = fig.add_subplot(inner_A[0])
        ax_A_R = fig.add_subplot(inner_A[1])
    else:
        ax_A = fig.add_subplot(outer[0, 0])

    # Panel (b) — split 1×2 for the swappable panel_d_fn (e.g. pareto scatter)
    inner_B = gridspec.GridSpecFromSubplotSpec(
        1, 2, subplot_spec=outer[0, 1], wspace=0.38)
    ax_B_L = fig.add_subplot(inner_B[0])
    ax_B_R = fig.add_subplot(inner_B[1])

    inner_C = gridspec.GridSpecFromSubplotSpec(
        1, 2, subplot_spec=outer[1, 0], wspace=0.38)
    ax_C_L = fig.add_subplot(inner_C[0])
    ax_C_R = fig.add_subplot(inner_C[1])

    # Panel (d) — single axes for equations
    ax_D = fig.add_subplot(outer[1, 1])

    # Panel (a)
    if PANEL_A_MODE == 'winner_pareto':
        _draw_winner_pareto(ax_A_L, ax_A_R,
                            ctx['flux_winner_pareto'], ctx['w1_winner_pareto'],
                            flux_winner, w1_winner)
    elif PANEL_A_MODE == 'full_pareto':
        flux_xs, flux_train, flux_val = ctx['flux_pareto']
        w1_xs,   w1_train,   w1_val   = ctx['w1_pareto']
        _draw_full_pareto(ax_A_L, ax_A_R,
                          flux_xs, flux_train, flux_val,
                          w1_xs,   w1_train,   w1_val,
                          flux_winner, w1_winner)
    elif PANEL_A_MODE == 'split_best':
        _draw_complexity_vs_nmse_split(
            ax_A_L, ax_A_R, ctx['ranked'], flux_winner, w1_winner)
    else:
        _draw_complexity_vs_nmse(ax_A, ctx['ranked'], flux_winner, w1_winner)

    # Panel (b) — swappable plot (top-right)
    panel_d_fn(ax_B_L, ax_B_R, ctx)

    # Panel (c) — frequency bars
    _draw_freq_bars(ax_C_L, ctx['flux_freq'], r'$\phi_\tau$',   len(ctx['flux_cands']))
    _draw_freq_bars(ax_C_R, ctx['w1_freq'],   r'$\Delta_\tau$', len(ctx['w1_cands']))

    # Panel (d) — equations (bottom-right)
    _draw_equations(ax_D, flux_winner, w1_winner, ctx['flux_latex'], ctx['w1_latex'])

    # Remove duplicate y-labels from right sub-panels
    ax_B_R.set_ylabel('')
    ax_C_R.set_ylabel('')
    if split_a:
        ax_A_R.set_ylabel('')

    # Panel labels
    label_kw = dict(fontsize=20, fontweight='bold', va='bottom', ha='left')
    a_label_ax = ax_A_L if split_a else ax_A
    a_label_ax.text(-0.05, 1.01, '(a)', transform=a_label_ax.transAxes, **label_kw)
    ax_B_L.text(-0.05, 1.01, '(b)', transform=ax_B_L.transAxes, **label_kw)
    ax_C_L.text(-0.05, 1.01, '(c)', transform=ax_C_L.transAxes, **label_kw)
    ax_D.text(  -0.05, 1.01, '(d)', transform=ax_D.transAxes,   **label_kw)

    plt.savefig(output_path, dpi=150, bbox_inches='tight')
    plt.close(fig)
    print(f"  Saved: {output_path}")


if __name__ == '__main__':
    ctx = compute_context()

    print("\n=== Generating primary figure ===")
    make_figure(ctx, _panel_b_scatter, OUTPUT_PATH)
